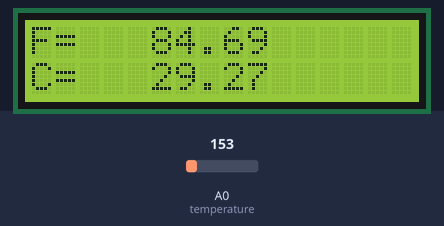
Recording of a sketch running on a simulated Arduino Uno, built with avr-gcc and run on an emulated ATmega328P. Shown: 16×2 character LCD. The inputs (shaded band) are chosen by the test bench; at power-on: A0 (temperature) = 153.

Above: at 1.2 s.
1.3 s: A0 (temperature) set to 165
At 2.6 s:
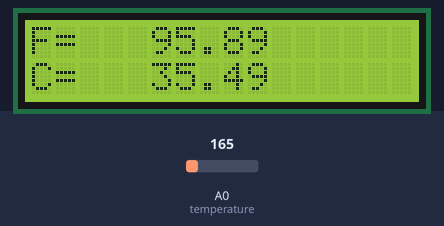
4.0 s: A0 (temperature) set to 175
At 4.9 s:
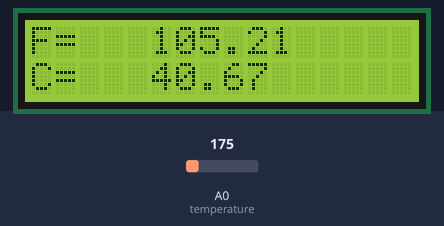
6.7 s: A0 (temperature) set to 191
At 9.4 s:
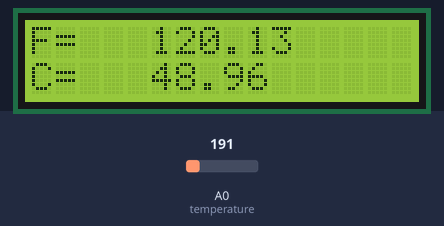
Timing chart, 0 to 10.9 s (numbered marks = the images above; inputs shaded):
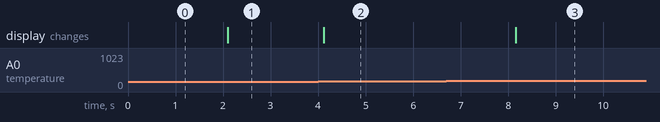

The sketch:

fantabulous_kup_jaban1.ino
```cpp
// C++ code
//
#include <Adafruit_LiquidCrystal.h>

int seconds = 0;
int temperature = A0;

Adafruit_LiquidCrystal lcd_1(0);

void setup()
{
  lcd_1.begin(16, 2);


}

void loop()
{
   int Temp = analogRead(temperature);
  float volts = (Temp / 965.0) * 5;
  float celcius = (volts - 0.5) * 100;
  float fahrenheit = (celcius * 9 / 5 + 32);
  Serial.println(fahrenheit);
  lcd_1.setCursor(0, 0);
  lcd_1.print("F= ");
  lcd_1.setCursor(5, 0);
  lcd_1.print(fahrenheit);
  lcd_1.setCursor(0, 1);
  lcd_1.print("C= ");
  lcd_1.setCursor(5, 1);
  lcd_1.print(celcius);
  delay(2000);
}
```

Arduino_code.cpp
```cpp
// C++ code
//
#include <Adafruit_LiquidCrystal.h>

int seconds = 0;
int temperature = A0;

Adafruit_LiquidCrystal lcd_1(0);

void setup()
{
  lcd_1.begin(16, 2);


}

void loop()
{
   int Temp = analogRead(temperature);
  float volts = (Temp / 965.0) * 5;
  float celcius = (volts - 0.5) * 100;
  float fahrenheit = (celcius * 9 / 5 + 32);
  Serial.println(fahrenheit);
  lcd_1.setCursor(0, 0);
  lcd_1.print("F= ");
  lcd_1.setCursor(5, 0);
  lcd_1.print(fahrenheit);
  lcd_1.setCursor(0, 1);
  lcd_1.print("C= ");
  lcd_1.setCursor(5, 1);
  lcd_1.print(celcius);
  delay(2000);
}
```

Measured:
- after the input at 1.3 s, the display: changes after 0.80 s (image 1)
- after the input at 4.0 s, the display: changes after 0.12 s (image 2)
- after the input at 6.7 s, the display: changes after 1.5 s (image 3)
